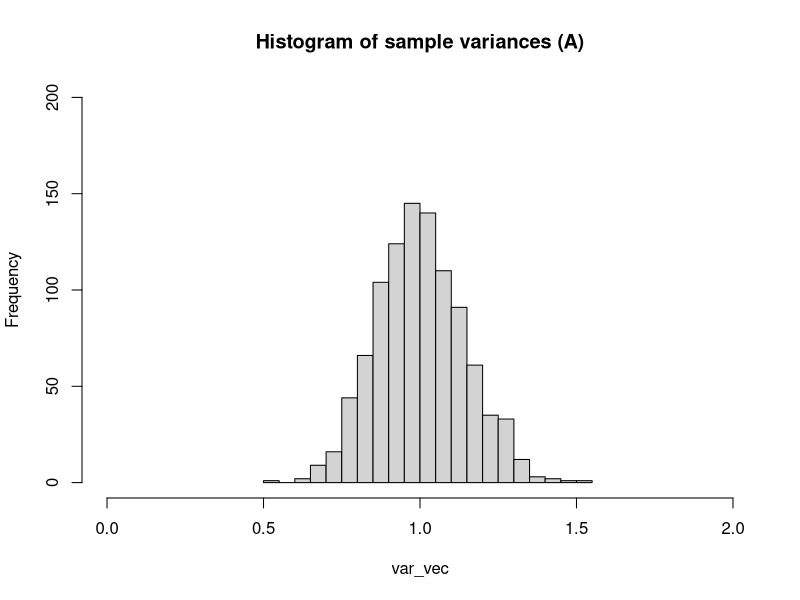
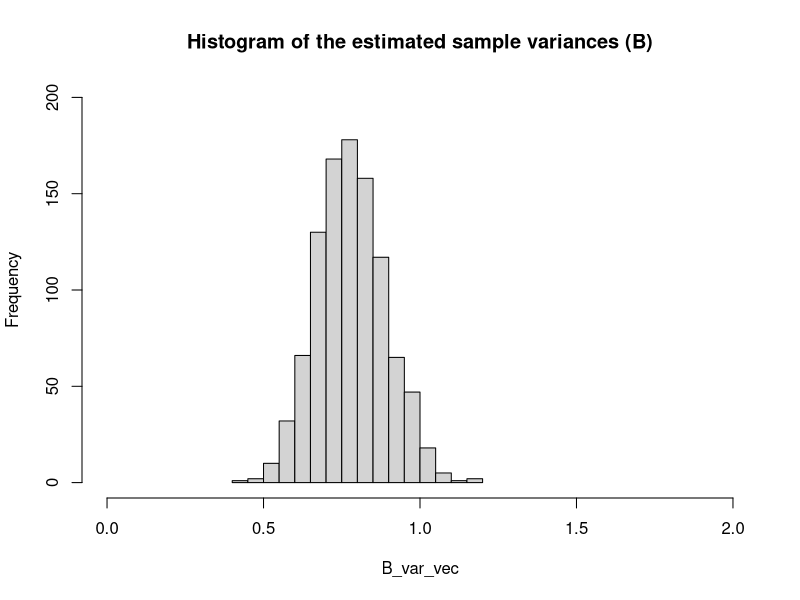
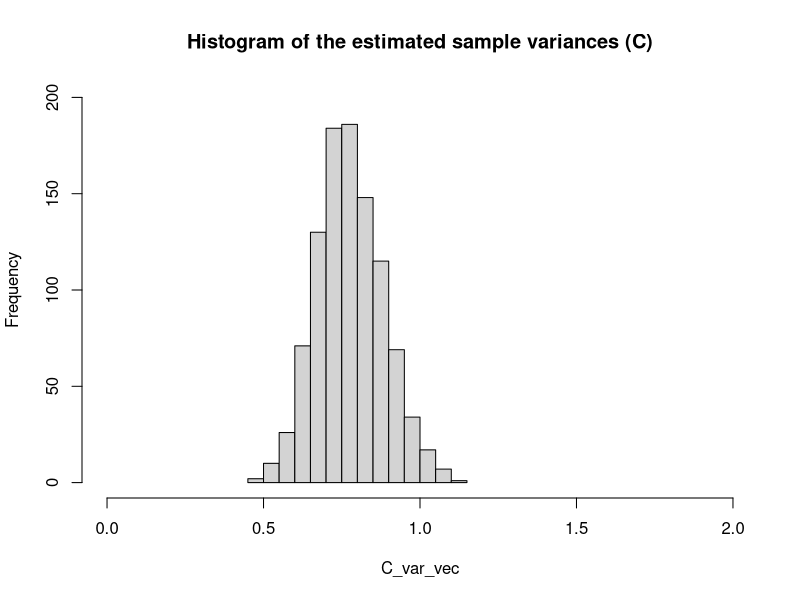
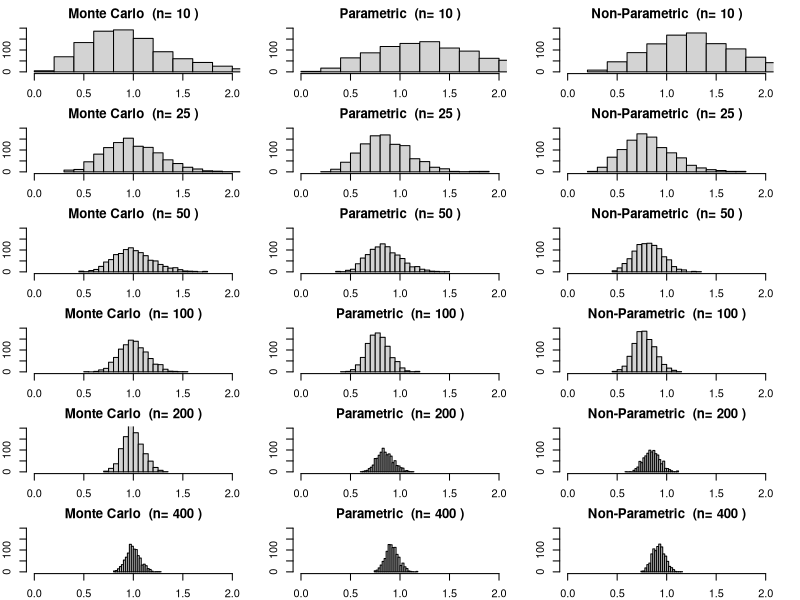
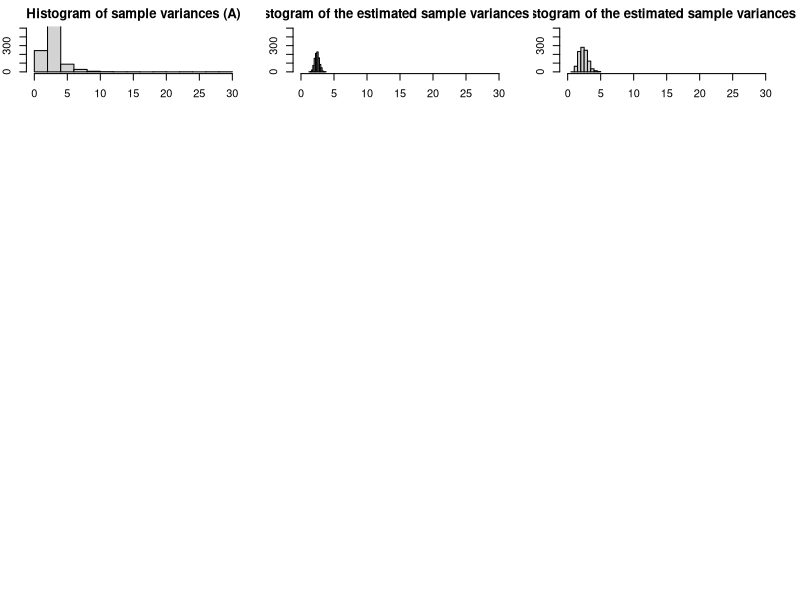
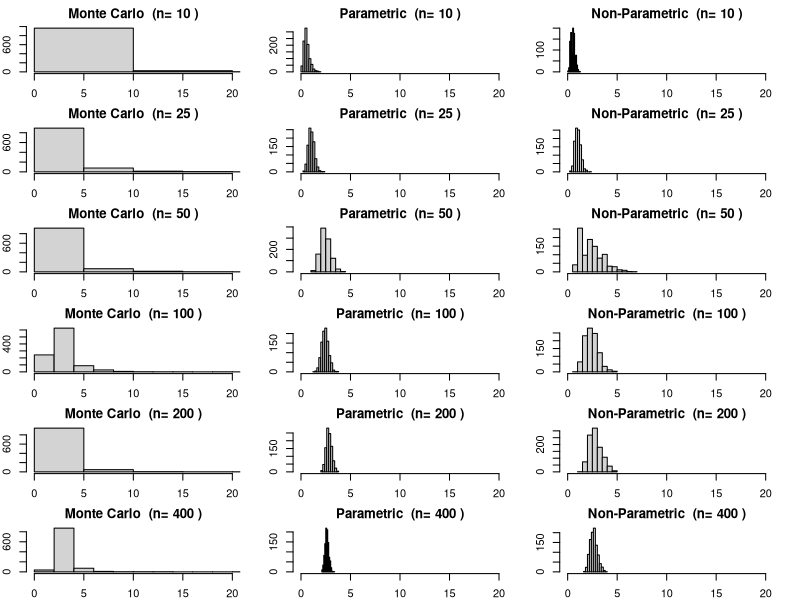
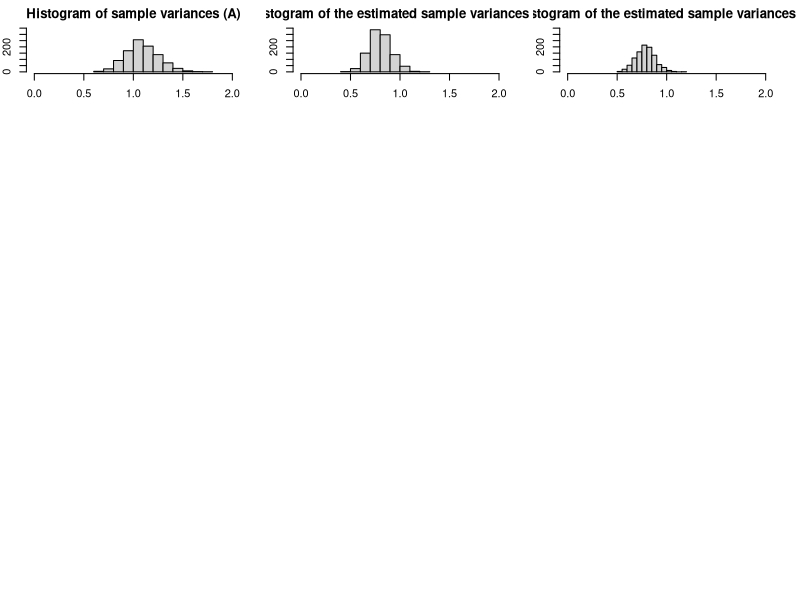
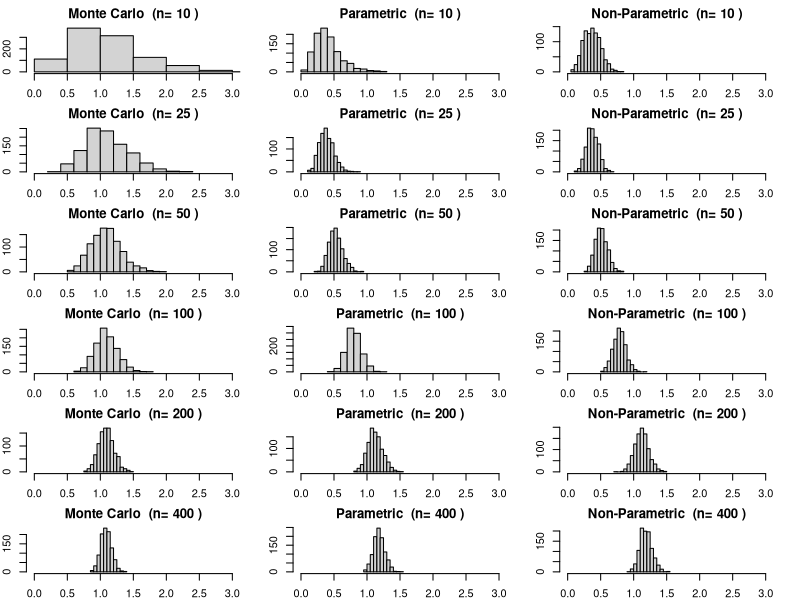

Recreate these plots in R, in order. (Note: a time limit stopped this script after it produced the figures.)
## ---- chunk 1
knitr::opts_chunk$set(warning = FALSE, message = FALSE) 
## ---- chunk 2
myRound <- function(x, acc=3) {mult = 10^acc; round(x*mult)/mult}
## ---- chunk 3
# Case 1
n = 100
m=1000
set.seed(0)
origData = rnorm(n) # case 1


# a) Player A
# generate 1000 data sets
set.seed(0)
z = rnorm(n*m)
mat = matrix(z,nrow=m)
#calculate variance for each row
var_vec = apply(mat,1,var) 
samp_mean = mean(var_vec)
samp_var = var(var_vec)
print(paste("The sample mean is (A): ", myRound(samp_mean)))
print(paste("The sample variance is (A): ", myRound(samp_var)))
hist(var_vec,
     ylim=c(0,200),
     breaks=20,
     xlim=c(0,2),
     main="Histogram of sample variances (A)")

# b) Player B
# Estimate mean and variance from the sample data
B_var = var(origData)
B_mean = mean(origData)
# simulate new data with 
set.seed(0)
B_mat = matrix(rnorm(n*m, mean = B_mean, sd = sqrt(B_var)),nrow=m)
B_var_vec = apply(B_mat,1,var) 
B_samp_mean = mean(B_var_vec)
B_samp_var = var(B_var_vec)
print(paste("The sample mean is (B): ", myRound(B_samp_mean)))
print(paste("The sample variance is (B): ", myRound(B_samp_var)))
hist(B_var_vec,
     ylim=c(0,200),
     breaks=20,
     xlim=c(0,2),
     main="Histogram of the estimated sample variances (B)")

# c) Player C
# sample new data
z=sample(x=origData, size=n*m, replace=TRUE)
C_mat = matrix(z,nrow=m)
C_var_vec = apply(C_mat,1,var) 
C_samp_mean = mean(C_var_vec)
C_samp_var = var(C_var_vec)
print(paste("The sample mean is (C): ", myRound(C_samp_mean)))
print(paste("The sample variance is (C): ", myRound(C_samp_var)))
hist(C_var_vec,
     ylim=c(0,200),
     breaks=20,
     xlim=c(0,2),
     main="Histogram of the estimated sample variances (C)")
## ---- chunk 4
# e)
n_vec=c(10, 25, 50, 100, 200, 400)
methods_vec = c("Monte Carlo", "Parametric", "Non-Parametric")
m=1000
set.seed(0)
data400 = rnorm(400)

# save results in tables
mean_res_df = data.frame(matrix(ncol=7, nrow=3))
var_res_df = data.frame(matrix(ncol=7, nrow=3))
colnames(mean_res_df) = c("Method", n_vec)
colnames(var_res_df) = c("Method", n_vec)
mean_res_df["Method"] = methods_vec
var_res_df["Method"] = methods_vec

par(mfrow=c(6,3),mar=c(2,2,2,2))
for(n in n_vec){
  mean_res_vec = c()
  var_res_vec = c()
  
  #Monte Carlo
  set.seed(0)
  z = rnorm(n*m)
  mat = matrix(z,nrow=m)
  var_vec = apply(mat,1,var) 
  samp_mean = myRound(mean(var_vec))
  samp_var = myRound(var(var_vec))
  mean_res_vec = c(mean_res_vec, samp_mean)
  var_res_vec = c(var_res_vec, samp_var)
  hist(var_vec,
       ylim=c(0,200),
       breaks=20,
       xlim=c(0,2),
       main=paste("Monte Carlo ", 
                  "(n=",n,")"))
  
  # Parametric
  # Estimate mean and variance from the sample data
  z = data400[1:n]
  B_var = var(z)
  B_mean = mean(z)
  # simulate new data with 
  set.seed(0)
  B_mat = matrix(rnorm(n*m, mean = B_mean, sd = sqrt(B_var)),nrow=m)
  B_var_vec = apply(B_mat,1,var) 
  B_samp_mean = myRound(mean(B_var_vec))
  B_samp_var = myRound(var(B_var_vec))
  mean_res_vec = c(mean_res_vec, B_samp_mean)
  var_res_vec = c(var_res_vec, B_samp_var)
  hist(B_var_vec,
       ylim=c(0,200),
       breaks=20,
       xlim=c(0,2),
       main=paste("Parametric ", 
                  "(n=",n,")"))
  
  # c) Player C
  # sample new data
  z=sample(x=data400[1:n], size=n*m, replace=TRUE)
  C_mat = matrix(z,nrow=m)
  C_var_vec = apply(C_mat,1,var) 
  C_samp_mean = myRound(mean(C_var_vec))
  C_samp_var = myRound(var(C_var_vec))
  mean_res_vec = c(mean_res_vec, C_samp_mean)
  var_res_vec = c(var_res_vec, C_samp_var)
  hist(C_var_vec,
       ylim=c(0,200),
       breaks=20,
       xlim=c(0,2),
       main=paste("Non-Parametric ", 
                  "(n=",n,")"))
  
  mean_res_df[as.character(n)] = mean_res_vec
  var_res_df[as.character(n)] = var_res_vec
}
# display tables
knitr::kable(mean_res_df, 
             format = "markdown", 
             caption = "Mean for different n values.")
knitr::kable(var_res_df, 
             format = "markdown",
             caption = "Variance for different n values.")

## ---- chunk 5
# Case 2
n = 100
m=1000
set.seed(0)
origData = rt(n,df=3); # case 2


# a) Player A
# generate 1000 data sets
set.seed(0)
z = rt(n*m,df=3)
mat = matrix(z,nrow=m)
#calculate variance for each row
var_vec = apply(mat,1,var) 
samp_mean = mean(var_vec)
samp_var = var(var_vec)
print(paste("The sample mean is (A): ", myRound(samp_mean)))
print(paste("The sample variance is (A): ", myRound(samp_var)))
hist(var_vec,
     ylim=c(0,500),
     # breaks=20,
     xlim=c(0,30),
     main="Histogram of sample variances (A)")

# b) Player B
# Estimate mean and variance from the sample data
B_var = var(origData)
B_mean = mean(origData)
# simulate new data with 
set.seed(0)
B_mat = matrix(rnorm(n*m, mean = B_mean, sd = sqrt(B_var)),nrow=m)
B_var_vec = apply(B_mat,1,var) 
B_samp_mean = mean(B_var_vec)
B_samp_var = var(B_var_vec)
print(paste("The sample mean is (B): ", myRound(B_samp_mean)))
print(paste("The sample variance is (B): ", myRound(B_samp_var)))
hist(B_var_vec,
     ylim=c(0,500),
     # breaks=20,
     xlim=c(0,30),
     main="Histogram of the estimated sample variances (B)")

# c) Player C
# sample new data
z=sample(x=origData, size=n*m, replace=TRUE)
C_mat = matrix(z,nrow=m)
C_var_vec = apply(C_mat,1,var) 
C_samp_mean = mean(C_var_vec)
C_samp_var = var(C_var_vec)
print(paste("The sample mean is (C): ", myRound(C_samp_mean)))
print(paste("The sample variance is (C): ", myRound(C_samp_var)))
hist(C_var_vec,
     ylim=c(0,500),
     # breaks=20,
     xlim=c(0,30),
     main="Histogram of the estimated sample variances (C)")
## ---- chunk 6
# e)
n_vec=c(10, 25, 50, 100, 200, 400)
methods_vec = c("Monte Carlo", "Parametric", "Non-Parametric")
m=1000
set.seed(0)
data400 = rt(400,df=3)

# save results in tables
mean_res_df = data.frame(matrix(ncol=7, nrow=3))
var_res_df = data.frame(matrix(ncol=7, nrow=3))
colnames(mean_res_df) = c("Method", n_vec)
colnames(var_res_df) = c("Method", n_vec)
mean_res_df["Method"] = methods_vec
var_res_df["Method"] = methods_vec

par(mfrow=c(6,3),mar=c(2,2,2,2))
for(n in n_vec){
  mean_res_vec = c()
  var_res_vec = c()
  
  #Monte Carlo
  set.seed(0)
  z = rt(n*m, df=3)
  mat = matrix(z,nrow=m)
  var_vec = apply(mat,1,var) 
  samp_mean = myRound(mean(var_vec))
  samp_var = myRound(var(var_vec))
  mean_res_vec = c(mean_res_vec, samp_mean)
  var_res_vec = c(var_res_vec, samp_var)
  hist(var_vec,
       # ylim=c(0,500),
       # breaks=20,
       xlim=c(0,20),
       main=paste("Monte Carlo ", 
                  "(n=",n,")"))
  
  # Parametric
  # Estimate mean and variance from the sample data
  z = data400[1:n]
  B_var = var(z)
  B_mean = mean(z)
  # simulate new data with 
  set.seed(0)
  B_mat = matrix(rnorm(n*m, mean = B_mean, sd = sqrt(B_var)),nrow=m)
  B_var_vec = apply(B_mat,1,var) 
  B_samp_mean = myRound(mean(B_var_vec))
  B_samp_var = myRound(var(B_var_vec))
  mean_res_vec = c(mean_res_vec, B_samp_mean)
  var_res_vec = c(var_res_vec, B_samp_var)
  hist(B_var_vec,
       # ylim=c(0,500),
       # breaks=20,
       xlim=c(0,20),
       main=paste("Parametric ", 
                  "(n=",n,")"))
  
  # c) Player C
  # sample new data
  z=sample(x=data400[1:n], size=n*m, replace=TRUE)
  C_mat = matrix(z,nrow=m)
  C_var_vec = apply(C_mat,1,var) 
  C_samp_mean = myRound(mean(C_var_vec))
  C_samp_var = myRound(var(C_var_vec))
  mean_res_vec = c(mean_res_vec, C_samp_mean)
  var_res_vec = c(var_res_vec, C_samp_var)
  hist(C_var_vec,
       # ylim=c(0,500),
       # breaks=20,
       xlim=c(0,20),
       main=paste("Non-Parametric ", 
                  "(n=",n,")"))
  
  mean_res_df[as.character(n)] = mean_res_vec
  var_res_df[as.character(n)] = var_res_vec
}
# display tables
knitr::kable(mean_res_df, 
             format = "markdown", 
             caption = "Mean for different n values.")
knitr::kable(var_res_df, 
             format = "markdown",
             caption = "Variance for different n values.")
## ---- chunk 7
# Case 3
n = 100
m=1000
set.seed(0)
origData = rt(n,df=25); # case 3


# a) Player A
# generate 1000 data sets
set.seed(0)
z = rt(n*m,df=25)
mat = matrix(z,nrow=m)
#calculate variance for each row
var_vec = apply(mat,1,var) 
samp_mean = mean(var_vec)
samp_var = var(var_vec)
print(paste("The sample mean is (A): ", myRound(samp_mean)))
print(paste("The sample variance is (A): ", myRound(samp_var)))
hist(var_vec,
     ylim=c(0,350),
     # breaks=20,
     xlim=c(0,2),
     main="Histogram of sample variances (A)")

# b) Player B
# Estimate mean and variance from the sample data
B_var = var(origData)
B_mean = mean(origData)
# simulate new data with 
set.seed(0)
B_mat = matrix(rnorm(n*m, mean = B_mean, sd = sqrt(B_var)),nrow=m)
B_var_vec = apply(B_mat,1,var) 
B_samp_mean = mean(B_var_vec)
B_samp_var = var(B_var_vec)
print(paste("The sample mean is (B): ", myRound(B_samp_mean)))
print(paste("The sample variance is (B): ", myRound(B_samp_var)))
hist(B_var_vec,
     ylim=c(0,350),
     # breaks=20,
     xlim=c(0,2),
     main="Histogram of the estimated sample variances (B)")

# c) Player C
# sample new data
z=sample(x=origData, size=n*m, replace=TRUE)
C_mat = matrix(z,nrow=m)
C_var_vec = apply(C_mat,1,var) 
C_samp_mean = mean(C_var_vec)
C_samp_var = var(C_var_vec)
print(paste("The sample mean is (C): ", myRound(C_samp_mean)))
print(paste("The sample variance is (C): ", myRound(C_samp_var)))
hist(C_var_vec,
     ylim=c(0,350),
     # breaks=20,
     xlim=c(0,2),
     main="Histogram of the estimated sample variances (C)")
## ---- chunk 8
# e)
n_vec=c(10, 25, 50, 100, 200, 400)
methods_vec = c("Monte Carlo", "Parametric", "Non-Parametric")
m=1000
set.seed(0)
data400 = rt(400,df=25)

# save results in tables
mean_res_df = data.frame(matrix(ncol=7, nrow=3))
var_res_df = data.frame(matrix(ncol=7, nrow=3))
colnames(mean_res_df) = c("Method", n_vec)
colnames(var_res_df) = c("Method", n_vec)
mean_res_df["Method"] = methods_vec
var_res_df["Method"] = methods_vec

par(mfrow=c(6,3),mar=c(2,2,2,2))
for(n in n_vec){
  mean_res_vec = c()
  var_res_vec = c()
  
  #Monte Carlo
  set.seed(0)
  z = rt(n*m, df=25)
  mat = matrix(z,nrow=m)
  var_vec = apply(mat,1,var) 
  samp_mean = myRound(mean(var_vec))
  samp_var = myRound(var(var_vec))
  mean_res_vec = c(mean_res_vec, samp_mean)
  var_res_vec = c(var_res_vec, samp_var)
  hist(var_vec,
       # ylim=c(0,500),
       # breaks=20,
       xlim=c(0,3),
       main=paste("Monte Carlo ", 
                  "(n=",n,")"))
  
  # Parametric
  # Estimate mean and variance from the sample data
  z = data400[1:n]
  B_var = var(z)
  B_mean = mean(z)
  # simulate new data with 
  set.seed(0)
  B_mat = matrix(rnorm(n*m, mean = B_mean, sd = sqrt(B_var)),nrow=m)
  B_var_vec = apply(B_mat,1,var) 
  B_samp_mean = myRound(mean(B_var_vec))
  B_samp_var = myRound(var(B_var_vec))
  mean_res_vec = c(mean_res_vec, B_samp_mean)
  var_res_vec = c(var_res_vec, B_samp_var)
  hist(B_var_vec,
       # ylim=c(0,500),
       # breaks=20,
       xlim=c(0,3),
       main=paste("Parametric ", 
                  "(n=",n,")"))
  
  # c) Player C
  # sample new data
  z=sample(x=data400[1:n], size=n*m, replace=TRUE)
  C_mat = matrix(z,nrow=m)
  C_var_vec = apply(C_mat,1,var) 
  C_samp_mean = myRound(mean(C_var_vec))
  C_samp_var = myRound(var(C_var_vec))
  mean_res_vec = c(mean_res_vec, C_samp_mean)
  var_res_vec = c(var_res_vec, C_samp_var)
  hist(C_var_vec,
       # ylim=c(0,500),
       # breaks=20,
       xlim=c(0,3),
       main=paste("Non-Parametric ", 
                  "(n=",n,")"))
  
  mean_res_df[as.character(n)] = mean_res_vec
  var_res_df[as.character(n)] = var_res_vec
}
# display tables
knitr::kable(mean_res_df, 
             format = "markdown", 
             caption = "Mean for different n values.")
knitr::kable(var_res_df, 
             format = "markdown",
             caption = "Variance for different n values.")
## ---- chunk 9
myCVids <- function(n, K, seed=0) {
# balanced subsets generation (subset sizes differ by at most 1)
# n is the number of observations/rows in the training set
# K is the desired number of folds (e.g., 5 or 10)
set.seed(seed);
t = floor(n/K); r = n-t*K;
id0 = rep((1:K),times=t)
ids = sample(id0,t*K)
if (r > 0) {ids = c(ids, sample(K,r))}
ids
}

# two-sample t test
column_t_test <- function(features, target){
  tests = lapply(seq(1,ncol(features)),function(x){t.test(features[,x]~target)})
  pval_lst = lapply(seq(1,length(tests)),function(x){tests[[x]]$p.value})
  return(list(tests, pval_lst))
}


# keep features with p-value <= 0.05
top_features <- function(pval_lst, p_val, p_min){
  bool_lst = lapply(seq(1,length(pval_lst)),function(x){pval_lst[[x]] < p_val})
  if(sum(as.integer(bool_lst))<=p_min){
    pval_df = t(data.frame(pval_lst))
    row.names(pval_df) <- NULL
    bool_df=data.frame(pval_sig=matrix(unlist(bool_lst), nrow=length(bool_lst), byrow=TRUE))
    bool_df$p_val <- pval_df[,1]
    selected_df = bool_df[bool_df$pval_sig==TRUE,]
    feat_index_vec = as.numeric(rownames(selected_df))
    return(feat_index_vec)
  }else{
    pval_df = t(data.frame(pval_lst))
    row.names(pval_df) <- NULL
    bool_df=data.frame(pval_sig=matrix(unlist(bool_lst), nrow=length(bool_lst), byrow=TRUE))
    bool_df$p_val <- pval_df[,1]
    bool_df$p_top = FALSE
    sorted_res = sort(bool_df$p_val, index.return=TRUE)
    bool_df[head(sorted_res$ix,p_min),]$p_top = TRUE
    bool_df$p_select = as.logical(bool_df$pval_sig*bool_df$p_top)
    selected_df = bool_df[bool_df$p_select==TRUE,]
    feat_index_vec = as.numeric(rownames(selected_df))
    return(feat_index_vec)
  }
  
  
}

# Mis-classification ratio calculation
MCR <- function(true_vals, pred_probs, threshold=0.5){
  if(length(true_vals)!=length(pred_probs)){
    print("ERROR: predictions and true values not of same shape")
  }else{
    pred_vals = as.integer((pred_probs > threshold))
    mcr = sum(pred_vals != true_vals)/length(true_vals)
    return(mcr)
  }
}
## ---- chunk 10
# Generate data
set.seed(0) # set seed
n = 25 # number of samples in each class
nr = n*2 # total number of samples
Y = c(rep(1,n),rep(0,n)) # target values
k=10 # k value for cross validation
p_star_vec = c(5,10,20,40) # p* values to select the top features in the data
i_vec = seq(5) #different values of i for different sized data sets

# create matrix where results will be stored
mcr_i_pstar_df = data.frame(matrix(0, 
                                   nrow = length(p_star_vec), 
                                   ncol = length(i_vec)+1)) 
mcr_i_pstar_df[,1] = p_star_vec # add p* values to results table

# loop over values of i to make different data sets
for(i in i_vec){
  nc = 200*2^i # nc = 6400
  M = matrix(rnorm(nr*nc),nrow=nr)
  X = M[,1:nc] # features of data
  # calculate cross validation indexes
  # this is applied only after feature selection
  ids = myCVids(n=nr, K=k, seed=0)
  # feature selection
  # apply two-sample t-test
  t_test_results = column_t_test(features=X, target=Y)
  # get all features according to p-value at differing values of p_star
  # create vector to store mean mcr values for each p* subset
  mean_pstar_mcr_vec = c() 
  
  # loop over p* values to create a subset of selected features
  for(p_star in p_star_vec){
    feat_index_vec = c(top_features(pval_lst=t_test_results[[2]],
                                    p_val=0.05, 
                                    p_min=p_star))
    
    X_pstar = X[,feat_index_vec]
    k_mcr_vec = c() # store all MCR values for each k

    # loop over k to calculate the MCR for each fold
    for( k in seq(k)){
      isk = (ids == k) # k varies from 1 to K
      valid.k = which(isk) # test data index
      train.k = which(!isk) # train data index
      # get all training data in single data frame
      train_df = data.frame(Y=Y[train.k], X_pstar[train.k,])
      # get all testing data in single data frame
      val_df = data.frame(Y=Y[valid.k], X_pstar[valid.k,])
      
      # train a Logistic regression model
      LR = glm(Y ~ .,
              data=train_df,
              family="binomial")
      
      # get estimated probabilities on the test data 
      LR_probs = data.frame(
                    predict(LR,
                    val_df,
                    type ="response"
                    )
                  )
      
      # use the probabilities to calculate the MCR
      mcr = MCR(
              true_vals=val_df$Y,
              pred_probs=LR_probs[,1],
              threshold=0.5)
      
      k_mcr_vec = c(k_mcr_vec, mcr)
    }
    mean_pstar_mcr = mean(k_mcr_vec) # get the mean MCR for all values of k

    mean_pstar_mcr_vec = c(mean_pstar_mcr_vec, mean_pstar_mcr)
  }
  mcr_i_pstar_df[,i+1] = mean_pstar_mcr_vec
}
# add all data to a data frame and transform to be in the correct format
mcr_i_pstar_df = t(mcr_i_pstar_df)
rownames(mcr_i_pstar_df) = c("p*", i_vec)
knitr::kable(mcr_i_pstar_df, format = "markdown") # display table

## ---- chunk 11
# Generate data
set.seed(0) # set seed
n = 25 # number of samples in each class
nr = n*2 # total number of samples
Y = c(rep(1,n),rep(0,n)) # target values
k=10 # k value for cross validation
p_star_vec = c(5,10,20,40) # p* values to select the top features in the data
i_vec = seq(5) #different values of i for different sized data sets

# create matrix where results will be stored
mcr_i_pstar_df = data.frame(matrix(0,
                                   nrow = length(p_star_vec),
                                   ncol = length(i_vec)+1))
mcr_i_pstar_df[,1] = p_star_vec # add p* values to results table
progress=0
# loop over values of i to make different data sets
for(i in i_vec){
  nc = 200*2^i # nc = 6400
  M = matrix(rnorm(nr*nc),nrow=nr)
  X = M[,1:nc] # features of data
  # calculate cross validation indexes
  # this is applied only after feature selection
  ids = myCVids(n=nr, K=k, seed=0)

  # get all features according to p-value at differing values of p_star
  # create vector to store mean mcr values for each p* subset
  mean_pstar_mcr_vec = c()

  # loop over p* values to create a subset of selected features
  for(p_star in p_star_vec){
    k_mcr_vec = c() # store all mcr values for each k

    # k-fold cross validation
    # loop over k to calculate the MCR for each fold
    for( k in seq(k)){
      progress=progress+1
      # print(myRound(progress/200)*100)
      isk = (ids == k) # k varies from 1 to K
      valid.k = which(isk) # test data index
      train.k = which(!isk) # train data index


      # feature selection
      # apply two-sample t-test
      t_test_results = column_t_test(features=X[train.k,], target=Y[train.k])
      feat_index_vec = c(top_features(pval_lst=t_test_results[[2]],
                                p_val=0.05,
                                p_min=p_star))
      X_pstar = X[,feat_index_vec]


      # get all training data in single data frame
      train_df = data.frame(Y=Y[train.k], X_pstar[train.k,])
      # get all testing data in single data frame
      val_df = data.frame(Y=Y[valid.k], X_pstar[valid.k,])

      # train a Logistic regression model
      LR = glm(Y ~ .,
              data=train_df,
              family="binomial")

      # get estimated probabilities on the test data
      LR_probs = data.frame(
                    predict(LR,
                    val_df,
                    type ="response"
                    )
                  )

      # use the probabilities to calculate the MCR
      mcr = MCR(
              true_vals=val_df$Y,
              pred_probs=LR_probs[,1],
              threshold=0.5)

      k_mcr_vec = c(k_mcr_vec, mcr)
    }
    mean_pstar_mcr = mean(k_mcr_vec) # get the mean MCR for all values of k

    mean_pstar_mcr_vec = c(mean_pstar_mcr_vec, mean_pstar_mcr)
  }
  mcr_i_pstar_df[,i+1] = mean_pstar_mcr_vec
}
# add all data to a data frame and transform to be in the correct format
mcr_i_pstar_df = t(mcr_i_pstar_df)
rownames(mcr_i_pstar_df) = c("p*", i_vec)
knitr::kable(mcr_i_pstar_df, format = "markdown") # display table
## ---- chunk 12
# functions
myCVids <- function(n, K, seed=0) {
# balanced subsets generation (subset sizes differ by at most 1)
# n is the number of observations/rows in the training set
# K is the desired number of folds (e.g., 5 or 10)
set.seed(seed);
t = floor(n/K); r = n-t*K;
id0 = rep((1:K),times=t)
ids = sample(id0,t*K)
if (r > 0) {ids = c(ids, sample(K,r))}
ids
}

genData <- function(n, seed=0) {
set.seed(seed)
x = seq(-1,1,length.out=n)
y = x - x^2 + 2*rnorm(n) # true sigma = 2;
out.df = data.frame(x=x, y=y)
out.df
}
## ---- chunk 13
# parameters
set.seed(100)
d_vec = seq(0,4)
# generate data
train.df = genData(n=200,seed=100)
test.df = genData(400)

# create k-fold indexes
k=5
inds.part = myCVids(n=nrow(train.df),K=k)
# create a data frame to save results into
M = matrix(0, nrow = (length(d_vec)), ncol = k+1)
KFOLD_df = data.frame(M) 
KFOLD_df[,1] = d_vec # add degrees to results table
colnames(KFOLD_df) = c("Degree", seq(k))

# loop over k-folds
for( k in seq(k)){
  isk = (inds.part == k) # k varies from 1 to K
  valid.k = which(isk) # test data index
  train.k = which(!isk)
  # split data 
  train_sub_df = train.df[train.k,]
  valid_df = train.df[valid.k,]
  
  d_mse_vec = c()
  for(d in d_vec){
    if(d==0){
      # train a polynomial model
      PR = lm(y ~ 1, data=train_sub_df)
    }else{
     # train a polynomial model
      PR = lm(y ~ poly(x, d, raw = TRUE), data=train_sub_df) 
    }
    # get predicted values to calculate MSE
    pred_val = predict(PR, valid_df, type="response")
    pred_true_val_df = data.frame(pred = pred_val, actual = valid_df$y)
    #calculate MSE
    mse = mean((pred_true_val_df$actual - pred_true_val_df$pred)^2)
    d_mse_vec = c(d_mse_vec, mse)
  }
  KFOLD_df[,k+1] = d_mse_vec
}

# tally of MSE
KFOLD_df$Total_MSE = rowSums(KFOLD_df)
knitr::kable(KFOLD_df, format = "markdown") # display table
# print best d value
print(paste("The best K-fold degree is: ",
            as.character(KFOLD_df[which.min(KFOLD_df$Total_MSE),]$Degree)))
## ---- chunk 14
# create k-fold indexes
k=nrow(train.df)
inds.part = myCVids(n=nrow(train.df),K=k)
# create a data frame to save results into
M = matrix(0, nrow = (length(d_vec)), ncol = k+1)
LOOCV_df = data.frame(M) 
LOOCV_df[,1] = d_vec # add degrees to results table
colnames(LOOCV_df) = c("Degree", seq(k))

# loop over k-folds
for( k in seq(k)){
  isk = (inds.part == k) # k varies from 1 to K
  valid.k = which(isk) # test data index
  train.k = which(!isk)
  # split data 
  train_sub_df = train.df[train.k,]
  valid_df = train.df[valid.k,]
  
  d_mse_vec = c()
  for(d in d_vec){
    if(d==0){
      # train a polynomial model
      PR = lm(y ~ 1, data=train_sub_df)
    }else{
     # train a polynomial model
      PR = lm(y ~ poly(x, d, raw = TRUE), data=train_sub_df) 
    }
    # get predicted values to calculate MSE
    pred_val = predict(PR, valid_df, type="response")
    pred_true_val_df = data.frame(pred = pred_val, actual = valid_df$y)
    #calculate MSE
    mse = mean((pred_true_val_df$actual - pred_true_val_df$pred)^2)
    d_mse_vec = c(d_mse_vec, mse)
  }
  LOOCV_df[,k+1] = d_mse_vec
}

# tally of MSE
LOOCV_df$Total_MSE = rowSums(LOOCV_df)
knitr::kable(LOOCV_df[,c(1,k+2)], format = "markdown") # display table
# print best d value
print(paste("The best LOOCV degree is: ",
            as.character(LOOCV_df[which.min(LOOCV_df$Total_MSE),]$Degree)))
## ---- chunk 15
# estimate test data MSE
test_d_vec = c()
for(d in d_vec){
  if(d==0){
    # train a polynomial model
    PR = lm(y ~ 1, data=train.df)
  }else{
   # train a polynomial model
    PR = lm(y ~ poly(x, d, raw = TRUE), data=train.df) 
  }
  # get predicted values to calculate MSE
  pred_val = predict(PR, test.df, type="response")
  pred_true_val_df = data.frame(pred = pred_val, actual = test.df$y)
  #calculate MSE
  mse = mean((pred_true_val_df$actual - pred_true_val_df$pred)^2)
  test_d_vec = c(test_d_vec, mse)
}

# visualize LOOCV and K-fold CV
# calculate max and min limits of data KFOLD
kfold_max_vec = apply(KFOLD_df[, 2:(ncol(KFOLD_df)-1)], 1, max)
kfold_min_vec = apply(KFOLD_df[, 2:(ncol(KFOLD_df)-1)], 1, min)
kfold_mean_vec = apply(KFOLD_df[, 2:(ncol(KFOLD_df)-1)], 1, mean)
# calculate max and min limits of data for LOOCV
loocv_max_vec = apply(LOOCV_df[, 2:(ncol(LOOCV_df)-1)], 1, max)
loocv_min_vec = apply(LOOCV_df[, 2:(ncol(LOOCV_df)-1)], 1, min)
loocv_mean_vec = apply(LOOCV_df[, 2:(ncol(LOOCV_df)-1)], 1, mean)

{plot(x=KFOLD_df$Degree, 
     y=kfold_mean_vec,
     ylab="Mean Squared Error",
     main="Mean MSE from CV",
     xlab="Degree of Polynomial",
     type='b',
     col='red',
     pch = 16,
     lwd=3,
     ylim=c(3,4.2))
lines(x=LOOCV_df$Degree,
     y=loocv_mean_vec,
     type='b',
     col='blue',
     pch = 16,
     lwd=3)
lines(x=LOOCV_df$Degree,
     y=test_d_vec,
     type='b',
     col='black',
     pch = 16,
     lwd=3)
abline(v=KFOLD_df[which.min(KFOLD_df$Total_MSE),]$Degree,
     col='red',
     pch = 16,
     lty=3,
     lwd=3)
abline(v=LOOCV_df[which.min(LOOCV_df$Total_MSE),]$Degree,
     col='blue',
     pch = 16,
     lty=3,
     lwd=3)
legend("topright",
       inset = 0.05, 
       legend = c("Training LOOCV MSE", "Training K-fold CV MSE", "LOOCV best d", "K-fold CV best d", "Test data MSE (No CV)"),
       lty = c(1,1,3,3),
       col = c("blue", "red","blue", "red", "black"),
       lwd = 2)}
## ---- chunk 16
# parameters
set.seed(100)
d_vec = seq(0,4)
# generate data
train.df = genData(n=400,seed=100)
test.df = genData(400)

# create k-fold indexes
k=5
inds.part = myCVids(n=nrow(train.df),K=k)
# create a data frame to save results into
M = matrix(0, nrow = (length(d_vec)), ncol = k+1)
KFOLD_df = data.frame(M) 
KFOLD_df[,1] = d_vec # add degrees to results table
colnames(KFOLD_df) = c("Degree", seq(k))

# loop over k-folds
for( k in seq(k)){
  isk = (inds.part == k) # k varies from 1 to K
  valid.k = which(isk) # test data index
  train.k = which(!isk)
  # split data 
  train_sub_df = train.df[train.k,]
  valid_df = train.df[valid.k,]
  
  d_mse_vec = c()
  for(d in d_vec){
    if(d==0){
      # train a polynomial model
      PR = lm(y ~ 1, data=train_sub_df)
    }else{
     # train a polynomial model
      PR = lm(y ~ poly(x, d, raw = TRUE), data=train_sub_df) 
    }
    # get predicted values to calculate MSE
    pred_val = predict(PR, valid_df, type="response")
    pred_true_val_df = data.frame(pred = pred_val, actual = valid_df$y)
    #calculate MSE
    mse = mean((pred_true_val_df$actual - pred_true_val_df$pred)^2)
    d_mse_vec = c(d_mse_vec, mse)
  }
  KFOLD_df[,k+1] = d_mse_vec
}

# tally of MSE
KFOLD_df$Total_MSE = rowSums(KFOLD_df)
knitr::kable(KFOLD_df, format = "markdown") # display table
# print best d value
print(paste("The best K-fold degree is: ",
            as.character(KFOLD_df[which.min(KFOLD_df$Total_MSE),]$Degree)))

# create k-fold indexes
k=nrow(train.df)
inds.part = myCVids(n=nrow(train.df),K=k)
# create a data frame to save results into
M = matrix(0, nrow = (length(d_vec)), ncol = k+1)
LOOCV_df = data.frame(M)
LOOCV_df[,1] = d_vec # add degrees to results table
colnames(LOOCV_df) = c("Degree", seq(k))

# loop over k-folds
for( k in seq(k)){
  isk = (inds.part == k) # k varies from 1 to K
  valid.k = which(isk) # test data index
  train.k = which(!isk)
  # split data 
  train_sub_df = train.df[train.k,]
  valid_df = train.df[valid.k,]
  
  d_mse_vec = c()
  for(d in d_vec){
    if(d==0){
      # train a polynomial model
      PR = lm(y ~ 1, data=train_sub_df)
    }else{
     # train a polynomial model
      PR = lm(y ~ poly(x, d, raw = TRUE), data=train_sub_df) 
    }
    # get predicted values to calculate MSE
    pred_val = predict(PR, valid_df, type="response")
    pred_true_val_df = data.frame(pred = pred_val, actual = valid_df$y)
    #calculate MSE
    mse = mean((pred_true_val_df$actual - pred_true_val_df$pred)^2)
    d_mse_vec = c(d_mse_vec, mse)
  }
  LOOCV_df[,k+1] = d_mse_vec
}

# tally of MSE
LOOCV_df$Total_MSE = rowSums(LOOCV_df)
knitr::kable(LOOCV_df[,c(1,k+2)], format = "markdown") # display table
# print best d value
print(paste("The best LOOCV degree is: ",
            as.character(LOOCV_df[which.min(LOOCV_df$Total_MSE),]$Degree)))

# estimate test data MSE
test_d_vec = c()
for(d in d_vec){
  if(d==0){
    # train a polynomial model
    PR = lm(y ~ 1, data=train.df)
  }else{
   # train a polynomial model
    PR = lm(y ~ poly(x, d, raw = TRUE), data=train.df) 
  }
  # get predicted values to calculate MSE
  pred_val = predict(PR, test.df, type="response")
  pred_true_val_df = data.frame(pred = pred_val, actual = test.df$y)
  #calculate MSE
  mse = mean((pred_true_val_df$actual - pred_true_val_df$pred)^2)
  test_d_vec = c(test_d_vec, mse)
}

# visualize LOOCV and K-fold CV
# calculate max and min limits of data KFOLD
kfold_max_vec = apply(KFOLD_df[, 2:(ncol(KFOLD_df)-1)], 1, max)
kfold_min_vec = apply(KFOLD_df[, 2:(ncol(KFOLD_df)-1)], 1, min)
kfold_mean_vec = apply(KFOLD_df[, 2:(ncol(KFOLD_df)-1)], 1, mean)
# calculate max and min limits of data for LOOCV
loocv_max_vec = apply(LOOCV_df[, 2:(ncol(LOOCV_df)-1)], 1, max)
loocv_min_vec = apply(LOOCV_df[, 2:(ncol(LOOCV_df)-1)], 1, min)
loocv_mean_vec = apply(LOOCV_df[, 2:(ncol(LOOCV_df)-1)], 1, mean)

{plot(x=KFOLD_df$Degree, 
     y=kfold_mean_vec,
     ylab="Mean Squared Error",
     main="Mean MSE from CV",
     xlab="Degree of Polynomial",
     type='b',
     col='red',
     pch = 16,
     lwd=3,
     ylim=c(3.5,4.5))
lines(x=LOOCV_df$Degree,
     y=loocv_mean_vec,
     type='b',
     col='blue',
     pch = 16,
     lwd=3)
lines(x=LOOCV_df$Degree,
     y=test_d_vec,
     type='b',
     col='black',
     pch = 16,
     lwd=3)
abline(v=KFOLD_df[which.min(KFOLD_df$Total_MSE),]$Degree,
     col='red',
     pch = 16,
     lty=3,
     lwd=3)
abline(v=LOOCV_df[which.min(LOOCV_df$Total_MSE),]$Degree,
     col='blue',
     pch = 16,
     lty=3,
     lwd=3)
legend("topright",
       inset = 0.05, 
       legend = c("Training LOOCV MSE", "Training K-fold CV MSE", "LOOCV best d", "K-fold CV best d", "Test data MSE (No CV)"),
       lty = c(1,1,3,3),
       col = c("blue", "red","blue", "red", "black"),
       lwd = 2)}
## ---- chunk 17
# assume values for x and cfp
# x = 0.25
cfp=1
n=100


x_vec=c()
A_vec=c()
C_vec=c()
R_vec=c()
FPR_vec=c()
TPR_vec=c()
G_vec=c()
for (x in seq(0.01,0.99,0.01)) {
  A=c(0.5, 0.2)
  C=c(cfp, 10*cfp)
  R=c(x, sqrt(x))
  
  Ai=0
  for(q in A){
    Ai = Ai+1
    P=n*q
    N=n*(1-q)
    
    Ri=0
    for(tpr in R){
      Ri=Ri+1
      # calculate TP, FP, TN, and FN with regards to x
      TP = tpr*P
      FN = P-TP
      FP = x*N
      TN = N-FP
      FPR = x
      TPR = tpr
      
      Ci=0
      for(cfn in C){
        Ci=Ci+1
        G = cfn*FN + cfp*FP
        
        x_vec=c(x_vec,x)
        A_vec=c(A_vec,Ai)
        C_vec=c(C_vec,Ci)
        R_vec=c(R_vec,Ri)
        FPR_vec=c(FPR_vec,FPR)
        TPR_vec=c(TPR_vec,TPR)
        G_vec=c(G_vec,G)
        
        # print(paste("(A:",as.character(Ai),")"))
        # print(paste("(C:",as.character(Ci),")"))
        # print(paste("(R:",as.character(Ri),")"))
        # print(paste("FPR = ", FPR))
        # print(paste("TPR = ", TPR))
        # print(paste("G = ", G))
        # print("----------------------------")
        
        
      }
    }
    
  }
}

results_df = data.frame(x_vec, 
                          A_vec,
                          C_vec,
                          R_vec, 
                          FPR_vec,
                          TPR_vec,
                          G_vec)

results_df$design_id <- paste(results_df$A_vec,
                              results_df$C_vec, 
                              results_df$R_vec)

# Objective function score visualization
plot(x=results_df$x_vec, 
     y=results_df$G_vec, 
     col=factor(results_df$design_id),
     ylab="G (misclassification cost)",
     xlab="x (FPR)")

## ---- chunk 18
# Generate data
set.seed(0)
n_vec = c(25, 50, 100, 200, 400, 800)
m = 1000 
df = data.frame(m=1:m)
table_df = data.frame(n=n_vec) # results table
mean_uniq_vec = c()
sd_uniq_vec = c()
for (n in n_vec){
  I = seq(n)
  samp_vec = c(sample(x=I, size=m ,replace=TRUE))
  df[paste("n",n , sep="")] = samp_vec
  
  mean_uniq_vec = c(mean_uniq_vec, mean(unique(samp_vec)))
  sd_uniq_vec = c(sd_uniq_vec, sd(unique(samp_vec)))
}

#visualize data
par(mfrow=c(3,2))
for(i in names(df)[2:7]){
  hist(df[[i]],
       xlab = "number",
       main=i)
}
## ---- chunk 19
# make table of results
table_df$Mean_Unique = myRound(mean_uniq_vec, acc=2)
table_df$SD_Unique = myRound(sd_uniq_vec, acc=2)
table_df = data.frame(t(table_df))

knitr::kable(table_df, format = "markdown")
